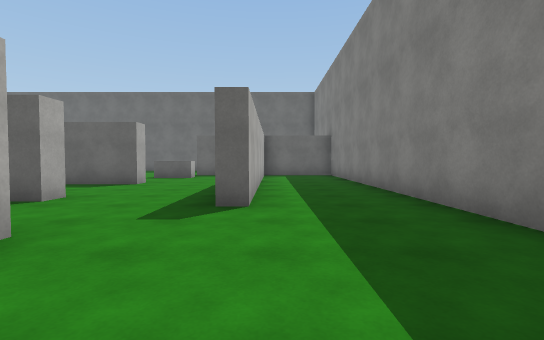
View 1 (above)

24 first-person views from a walk through a 3-D level made in the Unity game engine. The camera is 1.2 m above the floor, tilts 2° down and sees 85° across. The floor is counted in squares, 2 m on a side. Each view is taken from the middle of a square. On the plan, view 1 faces up. The plan holds only what a view shows up to about 9 squares ahead; the rest is blank. The place goes on beyond the plan. The player is left out. Surface patterns are stand-ins for the level's own textures.

View 2
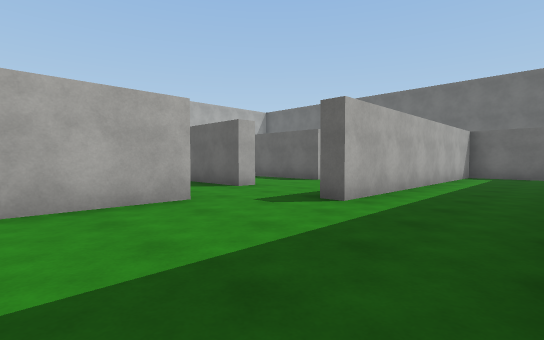

View 3
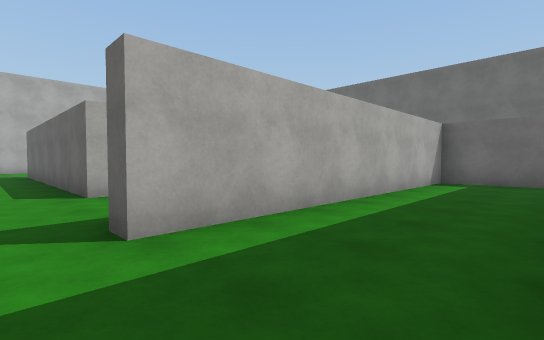

View 4
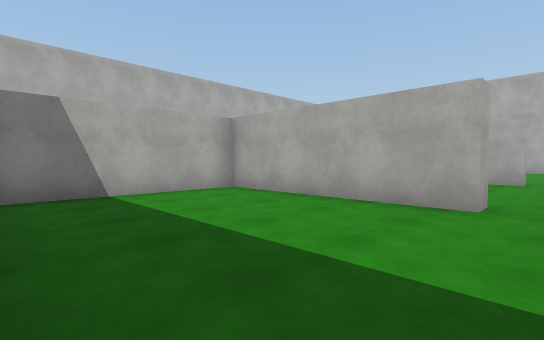

View 5
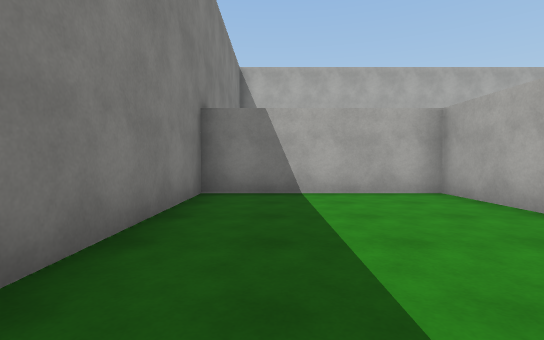

View 6
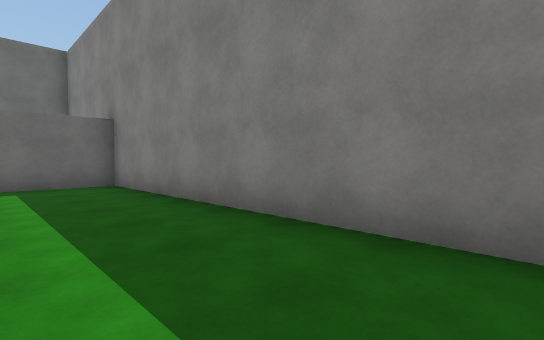

View 7
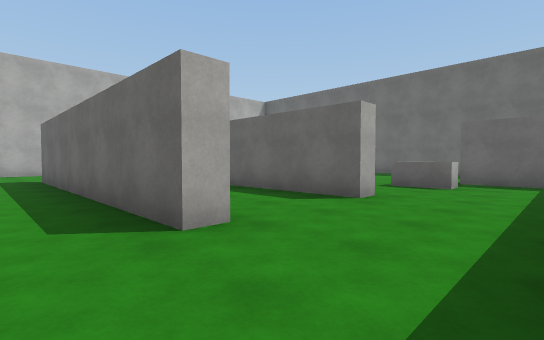

View 8
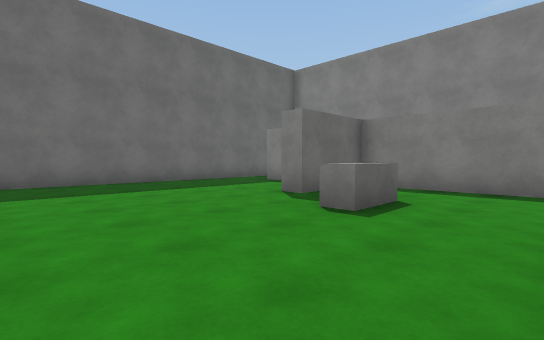

View 9
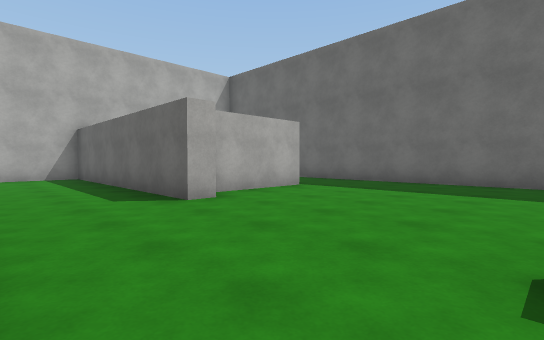

View 10
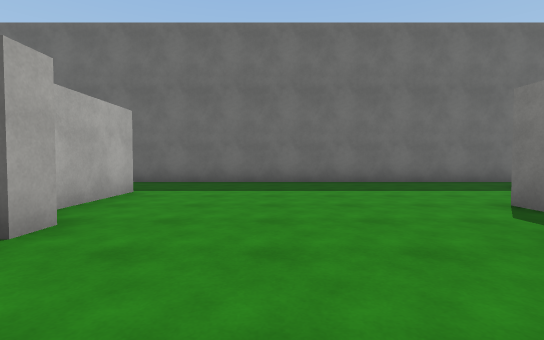

View 11
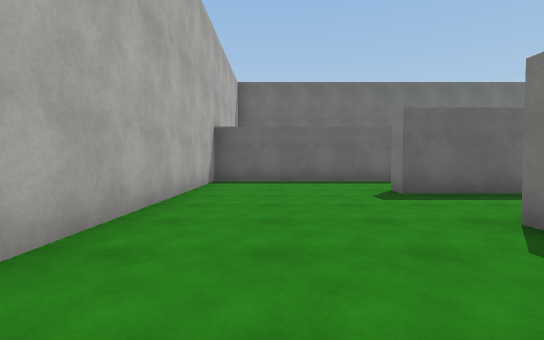

View 12
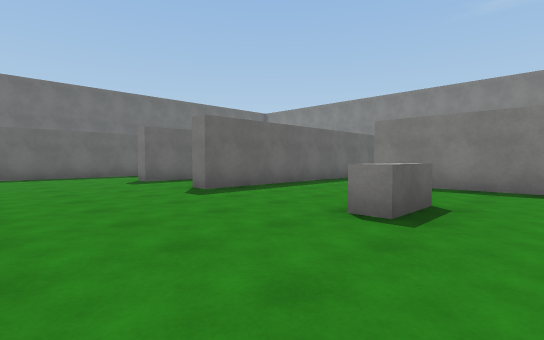

View 13
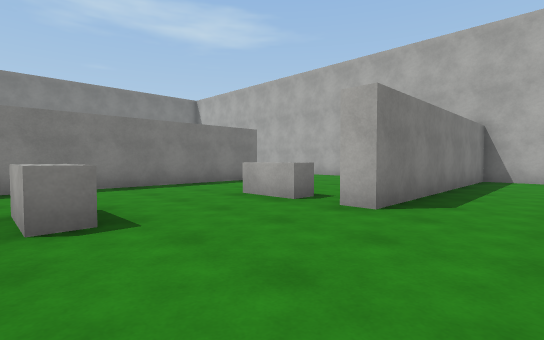

View 14
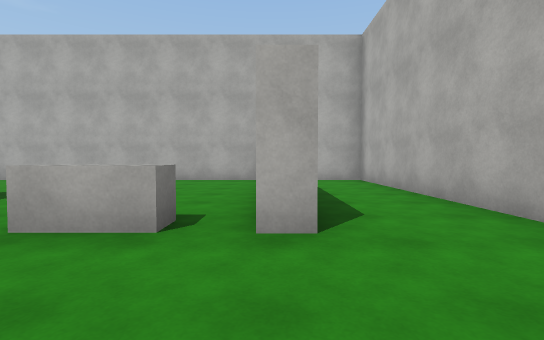

View 15
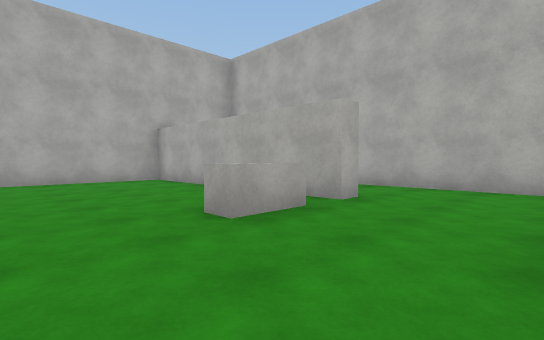

View 16
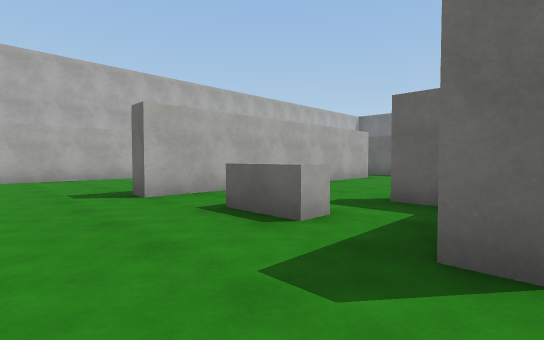

View 17
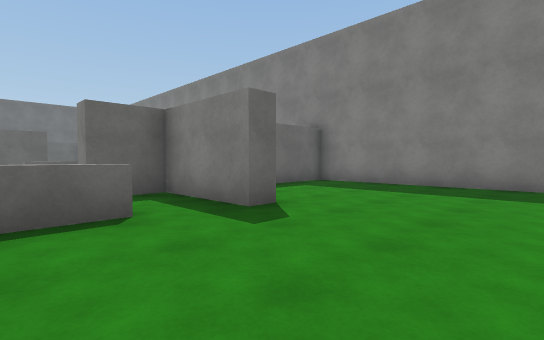

View 18
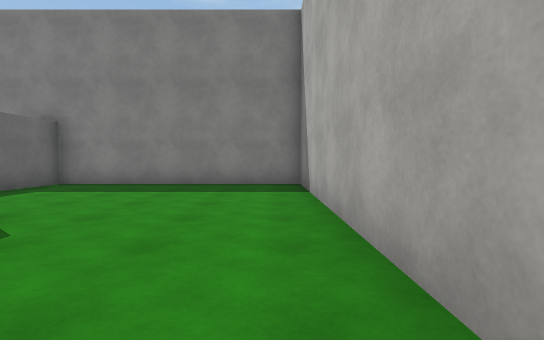

View 19
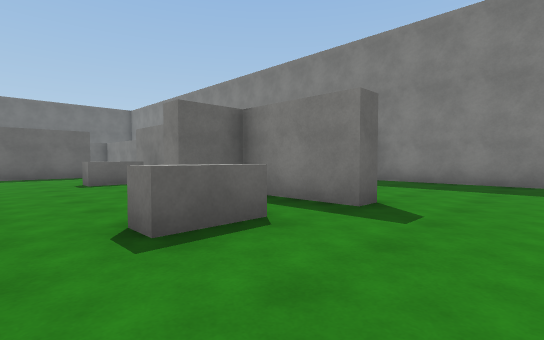

View 20
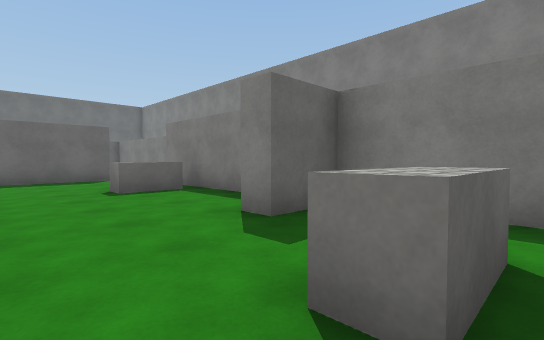

View 21
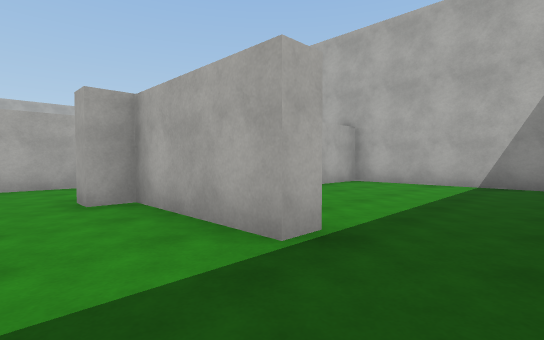

View 22
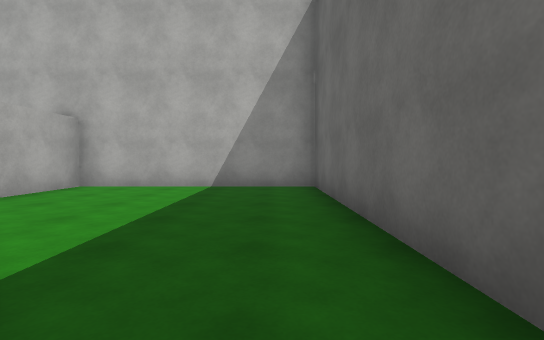

View 23
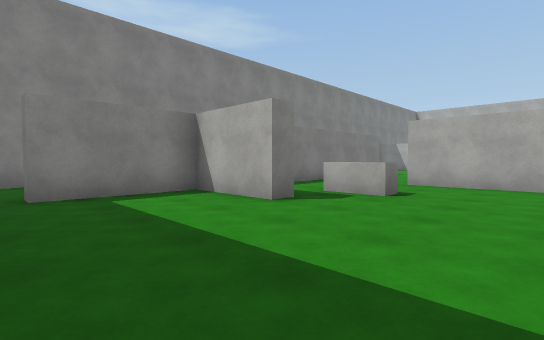

View 24
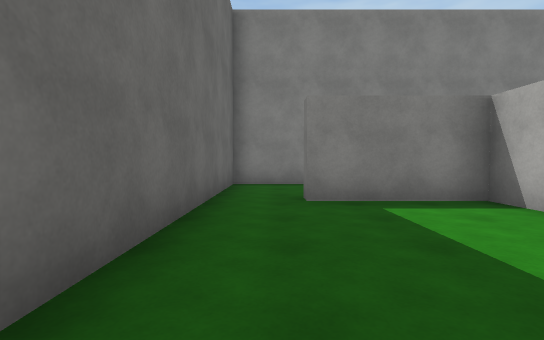

### Floor plan
Ten units are one square. View 1 is at (0, 0); x grows to the right and y downward. Boxes are objects, and circles mark ways between rooms. Rooms are numbered by the first view taken in them; rooms with no view inside come last. Other rooms are left out.
<svg viewBox="-151 -164 179 256">
<path fill="none" stroke="#000" d="M-20 -23 -20 23 23 23 23 -114 -3 -114 -3 -38 -8 -38M-98 -2 -111 -2 -111 -7 -98 -7M-72 -23 -67 -23 -67 51 -72 51 -72 -23M-111 30 -111 23 -98 23 -98 30M-38 42 -38 48 -51 48 -51 42M-29 -6 -42 -6 -42 -11M-25 8 -25 -23 -20 -23M-146 2 -146 87 -124 87 -124 23 -119 23 -119 87 23 87 23 28 2 28M-20 51 -25 51 -25 28 -38 28 -38 22M-33 -48 -33 -42 -107 -42 -107 -48M-85 -72 -107 -72 -107 -78M-85 -77 -72 -77M-33 -77 -33 -72 -66 -72M-80 -102 -146 -102 -146 -36M-38 -103 -27 -103 -27 -98 -38 -98 -38 -103M-86 -135 -86 -107 -80 -107 -80 -102M-58 -77 -33 -77M-4 -159 -84 -159M-7 -75 -7 -114 -29 -114 -29 -119 -7 -119 -7 -145M-91 -135 -86 -135M-84 -159 -146 -159 -146 -107 -126 -107M23 -141 23 -159 -4 -159M-7 -145 -2 -145"/>
<circle cx="-20" cy="-30" r="3" fill="#2a7"/>
<circle cx="-25" cy="-70" r="3" fill="#2a7"/>
<circle cx="-75" cy="-85" r="3" fill="#2a7"/>
<circle cx="-90" cy="-145" r="3" fill="#2a7"/>
<circle cx="-10" cy="-150" r="3" fill="#2a7"/>
<text x="10" y="-40">1</text>
<text x="-80" y="10">2</text>
<text x="-50" y="-120">3</text>
<text x="-120" y="-130">4</text>
<text x="10" y="-140">5</text>
</svg>
Room 1 opens to room 2. Room 2 opens to room 3. Room 3 opens to room 4. Room 3 opens to room 5.

Where each view was taken, in squares from view 1:
view 1: 0 up, 0 right, facing up
view 2: 0 up, 2 right, facing up-left
view 3: 3 up, 2 right, facing up-left
view 4: 3 up, 2 right, facing down-left
view 5: 3 up, 1 right, facing down
view 6: 4 up, 0 right, facing up-right
view 7: 3 up, 1 left, facing up-left
view 8: 8 up, 7 left, facing up-right
view 9: 8 up, 4 left, facing up-left
view 10: 8 up, 6 left, facing up
view 11: 2 up, 13 left, facing up
view 12: 1 down, 14 left, facing up-right
view 13: 1 up, 14 left, facing down-right
view 14: 0 up, 12 left, facing down
view 15: 0 up, 8 left, facing down-left
view 16: 7 down, 2 left, facing up-left
view 17: 8 down, 5 left, facing up-right
view 18: 8 down, 5 left, facing right
view 19: 7 down, 6 left, facing up-right
view 20: 5 down, 6 left, facing up-right
view 21: 15 up, 7 left, facing down-left
view 22: 15 up, 8 left, facing left
view 23: 15 up, 6 left, facing down-right
view 24: 15 up, 5 left, facing right
